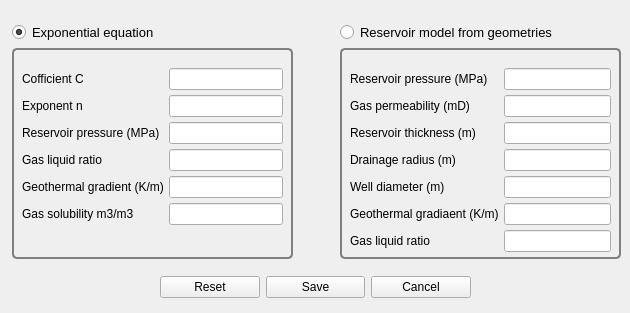
           <widget class="QWidget" name="tabReservoir">
            <attribute name="title">
             <string>Reservoir Parameter</string>
            </attribute>
            <widget class="QGroupBox" name="groupBox_vertical_4">
             <property name="geometry">
              <rect>
               <x>12</x>
               <y>48</y>
               <width>281</width>
               <height>211</height>
              </rect>
             </property>
             <property name="font">
              <font>
               <pointsize>12</pointsize>
               <italic>false</italic>
               <bold>false</bold>
              </font>
             </property>
             <property name="styleSheet">
              <string notr="true">QGroupBox {
    background-color: qlineargradient(x1: 0, y1: 0, x2: 0, y2: 1,
                                      stop: 0 #E0E0E0, stop: 1 #FFFFFF);
    border: 2px solid gray;
    border-radius: 5px;
    margin-top: 1ex; /* leave space at the top for the title */
	font: 12pt;
}

QGroupBox::title {
    subcontrol-origin: margin;
    subcontrol-position: top center; /* position at the top center */
    padding: 0 3px;
    background-color: qlineargradient(x1: 0, y1: 0, x2: 0, y2: 1,
                                      stop: 0 #FFDD00, stop: 1 #FBB034);
	border-radius:2px;
	color:blue;
}</string>
             </property>
             <property name="title">
              <string/>
             </property>
             <widget class="QWidget" name="formLayoutWidget_9">
              <property name="geometry">
               <rect>
                <x>10</x>
                <y>20</y>
                <width>261</width>
                <height>181</height>
               </rect>
              </property>
              <layout class="QFormLayout" name="formLayout_14">
               <property name="horizontalSpacing">
                <number>5</number>
               </property>
               <property name="verticalSpacing">
                <number>5</number>
               </property>
               <item row="0" column="0">
                <widget class="QLabel" name="label_C">
                 <property name="text">
                  <string>Cofficient C</string>
                 </property>
                </widget>
               </item>
               <item row="0" column="1">
                <widget class="QLineEdit" name="lineEdit_C">
                 <property name="maxLength">
                  <number>8</number>
                 </property>
                </widget>
               </item>
               <item row="1" column="0">
                <widget class="QLabel" name="label_n">
                 <property name="text">
                  <string>Exponent n</string>
                 </property>
                </widget>
               </item>
               <item row="1" column="1">
                <widget class="QLineEdit" name="lineEdit_n">
                 <property name="maxLength">
                  <number>8</number>
                 </property>
                </widget>
               </item>
               <item row="2" column="0">
                <widget class="QLabel" name="label_Pr_L">
                 <property name="text">
                  <string>Reservoir pressure (MPa)</string>
                 </property>
                </widget>
               </item>
               <item row="2" column="1">
                <widget class="QLineEdit" name="lineEdit_Pr_L">
                 <property name="maxLength">
                  <number>8</number>
                 </property>
                </widget>
               </item>
               <item row="3" column="0">
                <widget class="QLabel" name="label_GLR_L">
                 <property name="text">
                  <string>Gas liquid ratio</string>
                 </property>
                </widget>
               </item>
               <item row="3" column="1">
                <widget class="QLineEdit" name="lineEdit_GLR_L">
                 <property name="maxLength">
                  <number>8</number>
                 </property>
                </widget>
               </item>
               <item row="4" column="0">
                <widget class="QLabel" name="label_Tgr_L">
                 <property name="text">
                  <string>Geothermal gradient (K/m)</string>
                 </property>
                </widget>
               </item>
               <item row="4" column="1">
                <widget class="QLineEdit" name="lineEdit_Tgr_L">
                 <property name="maxLength">
                  <number>8</number>
                 </property>
                </widget>
               </item>
               <item row="5" column="0">
                <widget class="QLabel" name="label_Tgr_L_2">
                 <property name="text">
                  <string>Gas solubility m3/m3</string>
                 </property>
                </widget>
               </item>
               <item row="5" column="1">
                <widget class="QLineEdit" name="lineEdit_Rsl">
                 <property name="maxLength">
                  <number>8</number>
                 </property>
                </widget>
               </item>
              </layout>
             </widget>
            </widget>
            <widget class="QRadioButton" name="radioButton_backPressure">
             <property name="geometry">
              <rect>
               <x>12</x>
               <y>22</y>
               <width>171</width>
               <height>20</height>
              </rect>
             </property>
             <property name="styleSheet">
              <string notr="true">font: 10pt;</string>
             </property>
             <property name="text">
              <string>Exponential equation</string>
             </property>
             <property name="checkable">
              <bool>true</bool>
             </property>
             <property name="checked">
              <bool>true</bool>
             </property>
            </widget>
            <widget class="QRadioButton" name="radioButton_reservoirDetails">
             <property name="geometry">
              <rect>
               <x>340</x>
               <y>22</y>
               <width>221</width>
               <height>20</height>
              </rect>
             </property>
             <property name="styleSheet">
              <string notr="true">font: 10pt;</string>
             </property>
             <property name="text">
              <string>Reservoir model from geometries</string>
             </property>
             <property name="checkable">
              <bool>true</bool>
             </property>
             <property name="checked">
              <bool>false</bool>
             </property>
            </widget>
            <widget class="QGroupBox" name="groupBox_vertical_5">
             <property name="geometry">
              <rect>
               <x>340</x>
               <y>48</y>
               <width>281</width>
               <height>211</height>
              </rect>
             </property>
             <property name="font">
              <font>
               <pointsize>12</pointsize>
               <italic>false</italic>
               <bold>false</bold>
              </font>
             </property>
             <property name="styleSheet">
              <string notr="true">QGroupBox {
    background-color: qlineargradient(x1: 0, y1: 0, x2: 0, y2: 1,
                                      stop: 0 #E0E0E0, stop: 1 #FFFFFF);
    border: 2px solid gray;
    border-radius: 5px;
    margin-top: 1ex; /* leave space at the top for the title */
	font: 12pt;
}

QGroupBox::title {
    subcontrol-origin: margin;
    subcontrol-position: top center; /* position at the top center */
    padding: 0 3px;
    background-color: qlineargradient(x1: 0, y1: 0, x2: 0, y2: 1,
                                      stop: 0 #FFDD00, stop: 1 #FBB034);
	border-radius:2px;
	color:blue;
}</string>
             </property>
             <property name="title">
              <string/>
             </property>
             <widget class="QWidget" name="formLayoutWidget_10">
              <property name="geometry">
               <rect>
                <x>10</x>
                <y>20</y>
                <width>261</width>
                <height>186</height>
               </rect>
              </property>
              <layout class="QFormLayout" name="formLayout_15">
               <property name="horizontalSpacing">
                <number>5</number>
               </property>
               <property name="verticalSpacing">
                <number>5</number>
               </property>
               <item row="0" column="0">
                <widget class="QLabel" name="label_Pr_R">
                 <property name="text">
                  <string>Reservoir pressure (MPa)</string>
                 </property>
                </widget>
               </item>
               <item row="0" column="1">
                <widget class="QLineEdit" name="lineEdit_Pr_R">
                 <property name="maxLength">
                  <number>8</number>
                 </property>
                </widget>
               </item>
               <item row="1" column="0">
                <widget class="QLabel" name="label_mD">
                 <property name="text">
                  <string>Gas permeability (mD)</string>
                 </property>
                </widget>
               </item>
               <item row="1" column="1">
                <widget class="QLineEdit" name="lineEdit_mD">
                 <property name="maxLength">
                  <number>8</number>
                 </property>
                </widget>
               </item>
               <item row="2" column="0">
                <widget class="QLabel" name="label_Hr">
                 <property name="text">
                  <string>Reservoir thickness (m)</string>
                 </property>
                </widget>
               </item>
               <item row="2" column="1">
                <widget class="QLineEdit" name="lineEdit_Hr">
                 <property name="maxLength">
                  <number>8</number>
                 </property>
                </widget>
               </item>
               <item row="3" column="0">
                <widget class="QLabel" name="label_Rdrain">
                 <property name="text">
                  <string>Drainage radius (m)</string>
                 </property>
                </widget>
               </item>
               <item row="3" column="1">
                <widget class="QLineEdit" name="lineEdit_Rdrain">
                 <property name="maxLength">
                  <number>8</number>
                 </property>
                </widget>
               </item>
               <item row="4" column="0">
                <widget class="QLabel" name="label_Rwell">
                 <property name="text">
                  <string>Well diameter (m)</string>
                 </property>
                </widget>
               </item>
               <item row="4" column="1">
                <widget class="QLineEdit" name="lineEdit_Rwell">
                 <property name="maxLength">
                  <number>8</number>
                 </property>
                </widget>
               </item>
               <item row="5" column="0">
                <widget class="QLabel" name="label_Tgr_R">
                 <property name="text">
                  <string>Geothermal gradiaent (K/m)</string>
                 </property>
                </widget>
               </item>
               <item row="5" column="1">
                <widget class="QLineEdit" name="lineEdit_Tgr_R">
                 <property name="maxLength">
                  <number>8</number>
                 </property>
                </widget>
               </item>
               <item row="6" column="0">
                <widget class="QLabel" name="label_GLR_R">
                 <property name="text">
                  <string>Gas liquid ratio</string>
                 </property>
                </widget>
               </item>
               <item row="6" column="1">
                <widget class="QLineEdit" name="lineEdit_GLR_R">
                 <property name="maxLength">
                  <number>8</number>
                 </property>
                </widget>
               </item>
              </layout>
             </widget>
            </widget>
            <widget class="QWidget" name="layoutWidget_4">
             <property name="geometry">
              <rect>
               <x>160</x>
               <y>270</y>
               <width>311</width>
               <height>34</height>
              </rect>
             </property>
             <layout class="QHBoxLayout" name="horizontalLayout_9">
              <item>
               <widget class="QPushButton" name="btn_reset_RP">
                <property name="styleSheet">
                 <string notr="true">background-color: qlineargradient(x1: 0, y1: 0, x2: 0, y2: 1,
                                      stop: 0 #f6f7fa, stop: 1 #dadbde);

font: 12pt bold &quot;Arial&quot;;</string>
                </property>
                <property name="text">
                 <string>Reset</string>
                </property>
                <property name="icon">
                 <iconset resource="plunger_ico.qrc">
                  <normaloff>:/plunger/icons/Reset.png</normaloff>:/plunger/icons/Reset.png</iconset>
                </property>
                <property name="iconSize">
                 <size>
                  <width>24</width>
                  <height>24</height>
                 </size>
                </property>
               </widget>
              </item>
              <item>
               <widget class="QPushButton" name="btn_save_RP">
                <property name="styleSheet">
                 <string notr="true">background-color: qlineargradient(x1: 0, y1: 0, x2: 0, y2: 1,
                                      stop: 0 #f6f7fa, stop: 1 #dadbde);

font: 12pt bold &quot;Arial&quot;;</string>
                </property>
                <property name="text">
                 <string>Save</string>
                </property>
                <property name="icon">
                 <iconset resource="plunger_ico.qrc">
                  <normaloff>:/plunger/icons/save.png</normaloff>:/plunger/icons/save.png</iconset>
                </property>
                <property name="iconSize">
                 <size>
                  <width>24</width>
                  <height>24</height>
                 </size>
                </property>
               </widget>
              </item>
              <item>
               <widget class="QPushButton" name="btn_cancel_RP">
                <property name="styleSheet">
                 <string notr="true">background-color: qlineargradient(x1: 0, y1: 0, x2: 0, y2: 1,
                                      stop: 0 #f6f7fa, stop: 1 #dadbde);

font: 12pt bold &quot;Arial&quot;;</string>
                </property>
                <property name="text">
                 <string>Cancel</string>
                </property>
                <property name="icon">
                 <iconset resource="plunger_ico.qrc">
                  <normaloff>:/plunger/icons/stop.png</normaloff>:/plunger/icons/stop.png</iconset>
                </property>
                <property name="iconSize">
                 <size>
                  <width>24</width>
                  <height>24</height>
                 </size>
                </property>
               </widget>
              </item>
             </layout>
            </widget>
           </widget>
